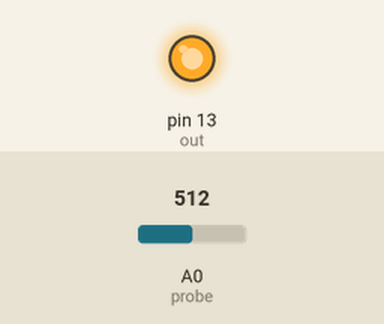
Simulated run of this sketch. Board: Arduino Uno, built with avr-gcc and run on an emulated ATmega328P. Shown: output pins drawn as LEDs (lit = HIGH). Inputs (shaded band) come from the test bench; at power-on: A0 (probe) = 512. What the sketch prints to the serial monitor is not drawn.

Above: at 1.4 s.
At 4.5 s:
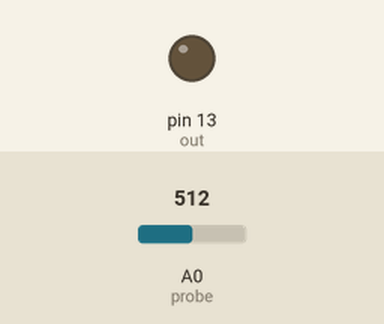
Timing chart, 0 to 8.1 s (numbered marks = the images above):
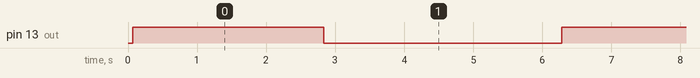

Measured:
- by itself, pin 13 (out): alternates HIGH for 2.8 s and LOW for 3.4 s

The sketch:

oscilloscope_with_mega1.ino
```cpp
#include<math.h>
const int probe = A0;
const int out = 13;
void setup()
{
  pinMode(probe,INPUT);
  pinMode(out,OUTPUT);
  Serial.begin(9600);
}
void loop()
{
  for(int ang=0;ang<=360;ang++)
  {
    float rad = ang/57.29577951;
    float val = sin(rad);
    Serial.println(val*1023);
    analogWrite(out,val*1023);
    float analog0 = analogRead(probe);
    Serial.println(analog0);
    delay(1);
  }
}
```
